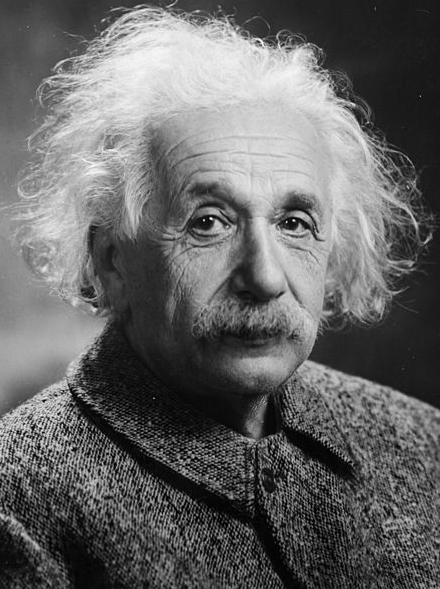
#> input picture PyCodes/img/Einstein.png, 440 x 589 px
$ jupyter execute --allow-errors image_svd.ipynb
#> lines starting #> are read from the running program, lines starting #| are printed output that depends on the picture
# SVD Decomposition

[cell 1]
# pip install opencv-python
import matplotlib.pyplot as plt
import numpy as np
import cv2

[cell 2]
fname = "Einstein"
D = np.empty([1,440*589])
image_path='img/'+fname
image = cv2.imread(image_path, cv2.IMREAD_COLOR)
#> (the rest of this cell did not finish here and is left out)

[cell 3]
def read_image(image_path):
#> called with image_path = 'img/Einstein.png'
    image = cv2.imread(image_path, cv2.IMREAD_COLOR)
#> image is the input picture: shape (589, 440, 3); min 0, max 255, mean 101.8
    gray = cv2.cvtColor(image, cv2.COLOR_BGR2GRAY)
    print("image shape", image.shape)
#| image shape (589, 440, 3)
    plt.imshow(image, cmap='gray')
    plt.show()
    return np.array(gray)

[cell 4]
image_path='img/Einstein.png'
A=read_image(image_path)

[cell 5]
A.shape
#> Out = (589, 440)

[cell 6]
A

[cell 7]
U, D, V = np.linalg.svd(A, full_matrices=False)
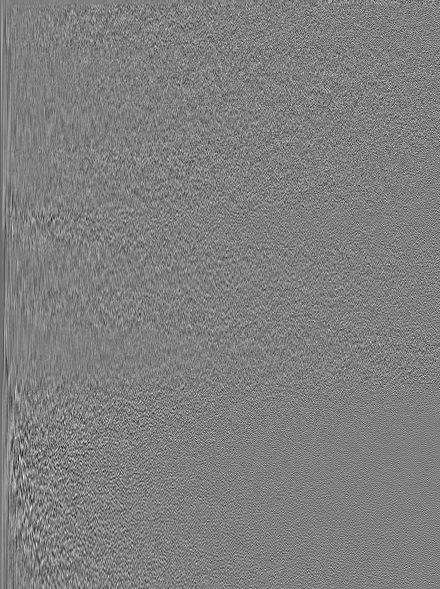
#> U: shape (589, 440) float64; min -0.272, max 0.271, mean -8.63e-05; drawn with min black and max white
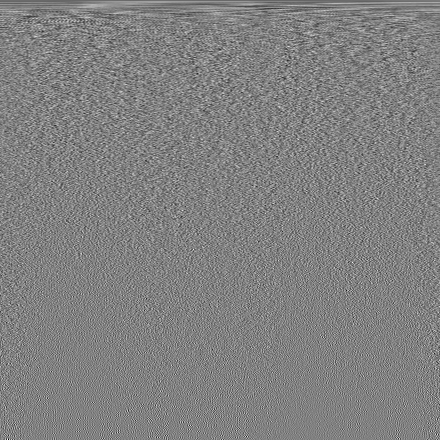
#> V: shape (440, 440) float64; min -0.283, max 0.275, mean -8.18e-05; drawn with min black and max white
#> D = 440 values, max 56410.8 at index 0, min 5.3 at index 439, mean 630.6

[cell 8]
U.shape
#> Out = (589, 440)

[cell 9]
# D = np.diag(D)
D.shape
#> Out = (440,)

[cell 10]
V.shape
#> Out = (440, 440)

[cell 11]
k=441
A25=np.round(np.dot(U[:,0:k]*D[0:k],V[0:k,:]))
img = np.uint8(A25)
img = cv2.cvtColor(img, cv2.COLOR_GRAY2BGR)
gray_image = cv2.cvtColor(img, cv2.COLOR_BGR2GRAY)
plt.imshow(img, cmap='gray')
plt.show()
